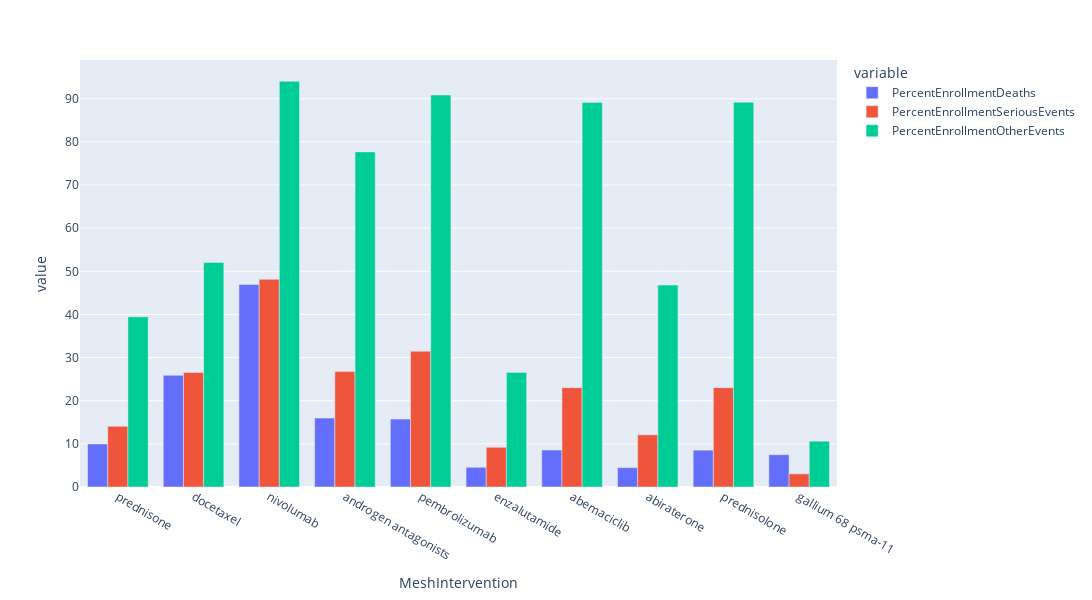

The notebook cell this image was saved under:
### Code cell
fig = px.bar(outcomes_df[:10], x='MeshIntervention', y=['PercentEnrollmentDeaths', 'PercentEnrollmentSeriousEvents', 'PercentEnrollmentOtherEvents'],
             hover_data=['MeshInterventionCount', 'EnrollmentTotal', 'TotalDeaths'], orientation='v', width=1200, height=600, barmode='group')
fig.show()

### Figure 1 — Plotly figure (JSON) as saved in the notebook; plotly's stock layout.template omitted (floating-point values rounded to 4 significant figures)
{"data": [{"alignmentgroup": "True", "customdata": [[5774.0, 3711000.0, 370800.0], [1535.0, 1107000.0, 286600.0], [658.0, 606700.0, 284900.0], [1050.0, 854600.0, 136500.0], [605.0, 601200.0, 94680.0], [5936.0, 2037000.0, 93020.0], [1138.0, 985300.0, 84520.0], [3040.0, 1876000.0, 84060.0], [1080.0, 984200.0, 84060.0], [920.0, 863900.0, 64580.0]], "hovertemplate": "variable=PercentEnrollmentDeaths<br>MeshIntervention=%{x}<br>value=%{y}<br>MeshInterventionCount=%{customdata[0]}<br>EnrollmentTotal=%{customdata[1]}<br>TotalDeaths=%{customdata[2]}<extra></extra>", "legendgroup": "PercentEnrollmentDeaths", "marker": {"color": "#636efa", "pattern": {"shape": ""}}, "name": "PercentEnrollmentDeaths", "offsetgroup": "PercentEnrollmentDeaths", "orientation": "v", "showlegend": true, "textposition": "auto", "type": "bar", "x": ["prednisone", "docetaxel", "nivolumab", "androgen antagonists", "pembrolizumab", "enzalutamide", "abemaciclib", "abiraterone", "prednisolone", "gallium 68 psma-11"], "xaxis": "x", "y": [9.99, 25.89, 46.96, 15.97, 15.75, 4.57, 8.58, 4.48, 8.54, 7.48], "yaxis": "y"}, {"alignmentgroup": "True", "customdata": [[5774.0, 3711000.0, 370800.0], [1535.0, 1107000.0, 286600.0], [658.0, 606700.0, 284900.0], [1050.0, 854600.0, 136500.0], [605.0, 601200.0, 94680.0], [5936.0, 2037000.0, 93020.0], [1138.0, 985300.0, 84520.0], [3040.0, 1876000.0, 84060.0], [1080.0, 984200.0, 84060.0], [920.0, 863900.0, 64580.0]], "hovertemplate": "variable=PercentEnrollmentSeriousEvents<br>MeshIntervention=%{x}<br>value=%{y}<br>MeshInterventionCount=%{customdata[0]}<br>EnrollmentTotal=%{customdata[1]}<br>TotalDeaths=%{customdata[2]}<extra></extra>", "legendgroup": "PercentEnrollmentSeriousEvents", "marker": {"color": "#EF553B", "pattern": {"shape": ""}}, "name": "PercentEnrollmentSeriousEvents", "offsetgroup": "PercentEnrollmentSeriousEvents", "orientation": "v", "showlegend": true, "textposition": "auto", "type": "bar", "x": ["prednisone", "docetaxel", "nivolumab", "androgen antagonists", "pembrolizumab", "enzalutamide", "abemaciclib", "abiraterone", "prednisolone", "gallium 68 psma-11"], "xaxis": "x", "y": [14.06, 26.55, 48.14, 26.75, 31.48, 9.21, 23.03, 12.09, 23.03, 3.05], "yaxis": "y"}, {"alignmentgroup": "True", "customdata": [[5774.0, 3711000.0, 370800.0], [1535.0, 1107000.0, 286600.0], [658.0, 606700.0, 284900.0], [1050.0, 854600.0, 136500.0], [605.0, 601200.0, 94680.0], [5936.0, 2037000.0, 93020.0], [1138.0, 985300.0, 84520.0], [3040.0, 1876000.0, 84060.0], [1080.0, 984200.0, 84060.0], [920.0, 863900.0, 64580.0]], "hovertemplate": "variable=PercentEnrollmentOtherEvents<br>MeshIntervention=%{x}<br>value=%{y}<br>MeshInterventionCount=%{customdata[0]}<br>EnrollmentTotal=%{customdata[1]}<br>TotalDeaths=%{customdata[2]}<extra></extra>", "legendgroup": "PercentEnrollmentOtherEvents", "marker": {"color": "#00cc96", "pattern": {"shape": ""}}, "name": "PercentEnrollmentOtherEvents", "offsetgroup": "PercentEnrollmentOtherEvents", "orientation": "v", "showlegend": true, "textposition": "auto", "type": "bar", "x": ["prednisone", "docetaxel", "nivolumab", "androgen antagonists", "pembrolizumab", "enzalutamide", "abemaciclib", "abiraterone", "prednisolone", "gallium 68 psma-11"], "xaxis": "x", "y": [39.44, 52.04, 94.03, 77.68, 90.85, 26.57, 89.15, 46.82, 89.18, 10.63], "yaxis": "y"}], "layout": {"barmode": "group", "height": 600, "legend": {"title": {"text": "variable"}, "tracegroupgap": 0}, "margin": {"t": 60}, "width": 1200, "xaxis": {"anchor": "y", "domain": [0, 1], "title": {"text": "MeshIntervention"}}, "yaxis": {"anchor": "x", "domain": [0, 1], "title": {"text": "value"}}}}
